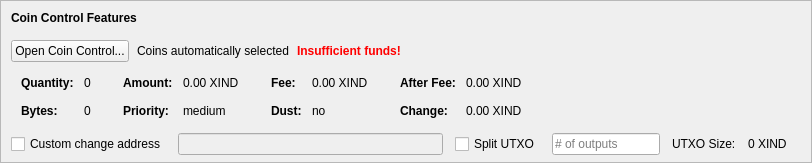
    <widget class="QFrame" name="frameCoinControl">
     <property name="sizePolicy">
      <sizepolicy hsizetype="Expanding" vsizetype="Expanding">
       <horstretch>0</horstretch>
       <verstretch>0</verstretch>
      </sizepolicy>
     </property>
     <property name="maximumSize">
      <size>
       <width>16777215</width>
       <height>16777215</height>
      </size>
     </property>
     <property name="frameShape">
      <enum>QFrame::StyledPanel</enum>
     </property>
     <property name="frameShadow">
      <enum>QFrame::Sunken</enum>
     </property>
     <layout class="QVBoxLayout" name="verticalLayoutCoinControl2">
      <property name="spacing">
       <number>0</number>
      </property>
      <property name="leftMargin">
       <number>0</number>
      </property>
      <property name="topMargin">
       <number>0</number>
      </property>
      <property name="rightMargin">
       <number>0</number>
      </property>
      <property name="bottomMargin">
       <number>6</number>
      </property>
      <item>
       <layout class="QVBoxLayout" name="verticalLayoutCoinControl" stretch="0,0,0,0,1">
        <property name="spacing">
         <number>0</number>
        </property>
        <property name="leftMargin">
         <number>10</number>
        </property>
        <property name="topMargin">
         <number>10</number>
        </property>
        <item>
         <layout class="QHBoxLayout" name="horizontalLayoutCoinControl1">
          <property name="bottomMargin">
           <number>15</number>
          </property>
          <item>
           <widget class="QLabel" name="labelCoinControlFeatures">
            <property name="sizePolicy">
             <sizepolicy hsizetype="Preferred" vsizetype="Maximum">
              <horstretch>0</horstretch>
              <verstretch>0</verstretch>
             </sizepolicy>
            </property>
            <property name="font">
             <font>
              <weight>75</weight>
              <bold>true</bold>
             </font>
            </property>
            <property name="styleSheet">
             <string notr="true">font-weight:bold;</string>
            </property>
            <property name="text">
             <string>Coin Control Features</string>
            </property>
           </widget>
          </item>
         </layout>
        </item>
        <item>
         <layout class="QHBoxLayout" name="horizontalLayoutCoinControl2" stretch="0,0,0,0">
          <property name="spacing">
           <number>8</number>
          </property>
          <property name="bottomMargin">
           <number>10</number>
          </property>
          <item>
           <widget class="QPushButton" name="pushButtonCoinControl">
            <property name="styleSheet">
             <string notr="true"/>
            </property>
            <property name="text">
             <string>Open Coin Control...</string>
            </property>
            <property name="autoDefault">
             <bool>false</bool>
            </property>
           </widget>
          </item>
          <item>
           <widget class="QLabel" name="labelCoinControlAutomaticallySelected">
            <property name="text">
             <string>Coins automatically selected</string>
            </property>
            <property name="margin">
             <number>5</number>
            </property>
           </widget>
          </item>
          <item>
           <widget class="QLabel" name="labelCoinControlInsuffFunds">
            <property name="font">
             <font>
              <weight>75</weight>
              <bold>true</bold>
             </font>
            </property>
            <property name="styleSheet">
             <string notr="true">color:red;font-weight:bold;</string>
            </property>
            <property name="text">
             <string>Insufficient funds!</string>
            </property>
            <property name="margin">
             <number>5</number>
            </property>
           </widget>
          </item>
          <item>
           <spacer name="horizontalSpacerCoinControl">
            <property name="orientation">
             <enum>Qt::Horizontal</enum>
            </property>
            <property name="sizeHint" stdset="0">
             <size>
              <width>40</width>
              <height>1</height>
             </size>
            </property>
           </spacer>
          </item>
         </layout>
        </item>
        <item>
         <widget class="QWidget" name="widgetCoinControl" native="true">
          <property name="sizePolicy">
           <sizepolicy hsizetype="Preferred" vsizetype="Preferred">
            <horstretch>0</horstretch>
            <verstretch>0</verstretch>
           </sizepolicy>
          </property>
          <property name="minimumSize">
           <size>
            <width>0</width>
            <height>0</height>
           </size>
          </property>
          <property name="styleSheet">
           <string notr="true"/>
          </property>
          <layout class="QHBoxLayout" name="horizontalLayoutCoinControl5">
           <property name="leftMargin">
            <number>0</number>
           </property>
           <property name="topMargin">
            <number>0</number>
           </property>
           <property name="rightMargin">
            <number>0</number>
           </property>
           <property name="bottomMargin">
            <number>0</number>
           </property>
           <item>
            <layout class="QHBoxLayout" name="horizontalLayoutCoinControl3" stretch="0,0,0,1">
             <property name="spacing">
              <number>20</number>
             </property>
             <property name="topMargin">
              <number>0</number>
             </property>
             <property name="bottomMargin">
              <number>10</number>
             </property>
             <item>
              <layout class="QFormLayout" name="formLayoutCoinControl1">
               <property name="horizontalSpacing">
                <number>10</number>
               </property>
               <property name="verticalSpacing">
                <number>14</number>
               </property>
               <property name="leftMargin">
                <number>10</number>
               </property>
               <property name="topMargin">
                <number>4</number>
               </property>
               <property name="rightMargin">
                <number>6</number>
               </property>
               <item row="0" column="0">
                <widget class="QLabel" name="labelCoinControlQuantityText">
                 <property name="font">
                  <font>
                   <weight>75</weight>
                   <bold>true</bold>
                  </font>
                 </property>
                 <property name="text">
                  <string>Quantity:</string>
                 </property>
                 <property name="margin">
                  <number>0</number>
                 </property>
                </widget>
               </item>
               <item row="0" column="1">
                <widget class="QLabel" name="labelCoinControlQuantity">
                 <property name="cursor">
                  <cursorShape>IBeamCursor</cursorShape>
                 </property>
                 <property name="contextMenuPolicy">
                  <enum>Qt::ActionsContextMenu</enum>
                 </property>
                 <property name="text">
                  <string notr="true">0</string>
                 </property>
                 <property name="margin">
                  <number>0</number>
                 </property>
                 <property name="textInteractionFlags">
                  <set>Qt::LinksAccessibleByMouse|Qt::TextSelectableByKeyboard|Qt::TextSelectableByMouse</set>
                 </property>
                </widget>
               </item>
               <item row="1" column="0">
                <widget class="QLabel" name="labelCoinControlBytesText">
                 <property name="font">
                  <font>
                   <weight>75</weight>
                   <bold>true</bold>
                  </font>
                 </property>
                 <property name="text">
                  <string>Bytes:</string>
                 </property>
                </widget>
               </item>
               <item row="1" column="1">
                <widget class="QLabel" name="labelCoinControlBytes">
                 <property name="cursor">
                  <cursorShape>IBeamCursor</cursorShape>
                 </property>
                 <property name="contextMenuPolicy">
                  <enum>Qt::ActionsContextMenu</enum>
                 </property>
                 <property name="text">
                  <string notr="true">0</string>
                 </property>
                 <property name="textInteractionFlags">
                  <set>Qt::LinksAccessibleByMouse|Qt::TextSelectableByKeyboard|Qt::TextSelectableByMouse</set>
                 </property>
                </widget>
               </item>
              </layout>
             </item>
             <item>
              <layout class="QFormLayout" name="formLayoutCoinControl2">
               <property name="horizontalSpacing">
                <number>10</number>
               </property>
               <property name="verticalSpacing">
                <number>14</number>
               </property>
               <property name="leftMargin">
                <number>6</number>
               </property>
               <property name="topMargin">
                <number>4</number>
               </property>
               <property name="rightMargin">
                <number>6</number>
               </property>
               <item row="0" column="0">
                <widget class="QLabel" name="labelCoinControlAmountText">
                 <property name="font">
                  <font>
                   <weight>75</weight>
                   <bold>true</bold>
                  </font>
                 </property>
                 <property name="text">
                  <string>Amount:</string>
                 </property>
                 <property name="margin">
                  <number>0</number>
                 </property>
                </widget>
               </item>
               <item row="0" column="1">
                <widget class="QLabel" name="labelCoinControlAmount">
                 <property name="cursor">
                  <cursorShape>IBeamCursor</cursorShape>
                 </property>
                 <property name="contextMenuPolicy">
                  <enum>Qt::ActionsContextMenu</enum>
                 </property>
                 <property name="text">
                  <string notr="true">0.00 XIND</string>
                 </property>
                 <property name="textInteractionFlags">
                  <set>Qt::LinksAccessibleByMouse|Qt::TextSelectableByKeyboard|Qt::TextSelectableByMouse</set>
                 </property>
                </widget>
               </item>
               <item row="1" column="0">
                <widget class="QLabel" name="labelCoinControlPriorityText">
                 <property name="font">
                  <font>
                   <weight>75</weight>
                   <bold>true</bold>
                  </font>
                 </property>
                 <property name="text">
                  <string>Priority:</string>
                 </property>
                </widget>
               </item>
               <item row="1" column="1">
                <widget class="QLabel" name="labelCoinControlPriority">
                 <property name="cursor">
                  <cursorShape>IBeamCursor</cursorShape>
                 </property>
                 <property name="contextMenuPolicy">
                  <enum>Qt::ActionsContextMenu</enum>
                 </property>
                 <property name="text">
                  <string>medium</string>
                 </property>
                 <property name="textInteractionFlags">
                  <set>Qt::LinksAccessibleByMouse|Qt::TextSelectableByKeyboard|Qt::TextSelectableByMouse</set>
                 </property>
                </widget>
               </item>
              </layout>
             </item>
             <item>
              <layout class="QFormLayout" name="formLayoutCoinControl3">
               <property name="horizontalSpacing">
                <number>10</number>
               </property>
               <property name="verticalSpacing">
                <number>14</number>
               </property>
               <property name="leftMargin">
                <number>6</number>
               </property>
               <property name="topMargin">
                <number>4</number>
               </property>
               <property name="rightMargin">
                <number>6</number>
               </property>
               <item row="0" column="0">
                <widget class="QLabel" name="labelCoinControlFeeText">
                 <property name="font">
                  <font>
                   <weight>75</weight>
                   <bold>true</bold>
                  </font>
                 </property>
                 <property name="text">
                  <string>Fee:</string>
                 </property>
                 <property name="margin">
                  <number>0</number>
                 </property>
                </widget>
               </item>
               <item row="0" column="1">
                <widget class="QLabel" name="labelCoinControlFee">
                 <property name="cursor">
                  <cursorShape>IBeamCursor</cursorShape>
                 </property>
                 <property name="contextMenuPolicy">
                  <enum>Qt::ActionsContextMenu</enum>
                 </property>
                 <property name="text">
                  <string notr="true">0.00 XIND</string>
                 </property>
                 <property name="textInteractionFlags">
                  <set>Qt::LinksAccessibleByMouse|Qt::TextSelectableByKeyboard|Qt::TextSelectableByMouse</set>
                 </property>
                </widget>
               </item>
               <item row="1" column="0">
                <widget class="QLabel" name="labelCoinControlLowOutputText">
                 <property name="font">
                  <font>
                   <weight>75</weight>
                   <bold>true</bold>
                  </font>
                 </property>
                 <property name="text">
                  <string>Dust:</string>
                 </property>
                </widget>
               </item>
               <item row="1" column="1">
                <widget class="QLabel" name="labelCoinControlLowOutput">
                 <property name="cursor">
                  <cursorShape>IBeamCursor</cursorShape>
                 </property>
                 <property name="contextMenuPolicy">
                  <enum>Qt::ActionsContextMenu</enum>
                 </property>
                 <property name="text">
                  <string>no</string>
                 </property>
                 <property name="textInteractionFlags">
                  <set>Qt::LinksAccessibleByMouse|Qt::TextSelectableByKeyboard|Qt::TextSelectableByMouse</set>
                 </property>
                </widget>
               </item>
              </layout>
             </item>
             <item>
              <layout class="QFormLayout" name="formLayoutCoinControl4">
               <property name="horizontalSpacing">
                <number>10</number>
               </property>
               <property name="verticalSpacing">
                <number>14</number>
               </property>
               <property name="leftMargin">
                <number>6</number>
               </property>
               <property name="topMargin">
                <number>4</number>
               </property>
               <property name="rightMargin">
                <number>6</number>
               </property>
               <item row="0" column="0">
                <widget class="QLabel" name="labelCoinControlAfterFeeText">
                 <property name="font">
                  <font>
                   <weight>75</weight>
                   <bold>true</bold>
                  </font>
                 </property>
                 <property name="text">
                  <string>After Fee:</string>
                 </property>
                 <property name="margin">
                  <number>0</number>
                 </property>
                </widget>
               </item>
               <item row="0" column="1">
                <widget class="QLabel" name="labelCoinControlAfterFee">
                 <property name="cursor">
                  <cursorShape>IBeamCursor</cursorShape>
                 </property>
                 <property name="contextMenuPolicy">
                  <enum>Qt::ActionsContextMenu</enum>
                 </property>
                 <property name="text">
                  <string notr="true">0.00 XIND</string>
                 </property>
                 <property name="textInteractionFlags">
                  <set>Qt::LinksAccessibleByMouse|Qt::TextSelectableByKeyboard|Qt::TextSelectableByMouse</set>
                 </property>
                </widget>
               </item>
               <item row="1" column="0">
                <widget class="QLabel" name="labelCoinControlChangeText">
                 <property name="font">
                  <font>
                   <weight>75</weight>
                   <bold>true</bold>
                  </font>
                 </property>
                 <property name="text">
                  <string>Change:</string>
                 </property>
                </widget>
               </item>
               <item row="1" column="1">
                <widget class="QLabel" name="labelCoinControlChange">
                 <property name="cursor">
                  <cursorShape>IBeamCursor</cursorShape>
                 </property>
                 <property name="contextMenuPolicy">
                  <enum>Qt::ActionsContextMenu</enum>
                 </property>
                 <property name="text">
                  <string notr="true">0.00 XIND</string>
                 </property>
                 <property name="textInteractionFlags">
                  <set>Qt::LinksAccessibleByMouse|Qt::TextSelectableByKeyboard|Qt::TextSelectableByMouse</set>
                 </property>
                </widget>
               </item>
              </layout>
             </item>
            </layout>
           </item>
          </layout>
         </widget>
        </item>
        <item>
         <layout class="QHBoxLayout" name="horizontalLayoutCoinControl4" stretch="0,0,0,0,0,0,0">
          <property name="spacing">
           <number>12</number>
          </property>
          <property name="sizeConstraint">
           <enum>QLayout::SetDefaultConstraint</enum>
          </property>
          <property name="topMargin">
           <number>5</number>
          </property>
          <property name="rightMargin">
           <number>5</number>
          </property>
          <item>
           <widget class="QCheckBox" name="checkBoxCoinControlChange">
            <property name="toolTip">
             <string>If this is activated, but the change address is empty or invalid, change will be sent to a newly generated address.</string>
            </property>
            <property name="text">
             <string>Custom change address</string>
            </property>
           </widget>
          </item>
          <item>
           <widget class="QValidatedLineEdit" name="lineEditCoinControlChange">
            <property name="enabled">
             <bool>false</bool>
            </property>
            <property name="sizePolicy">
             <sizepolicy hsizetype="Expanding" vsizetype="Fixed">
              <horstretch>0</horstretch>
              <verstretch>0</verstretch>
             </sizepolicy>
            </property>
           </widget>
          </item>
          <item>
           <widget class="QCheckBox" name="splitBlockCheckBox">
            <property name="text">
             <string>Split UTXO</string>
            </property>
           </widget>
          </item>
          <item>
           <widget class="QLineEdit" name="splitBlockLineEdit">
            <property name="sizePolicy">
             <sizepolicy hsizetype="Fixed" vsizetype="Fixed">
              <horstretch>50</horstretch>
              <verstretch>0</verstretch>
             </sizepolicy>
            </property>
            <property name="placeholderText">
             <string># of outputs</string>
            </property>
           </widget>
          </item>
          <item>
           <widget class="QLabel" name="labelBlockSizeText">
            <property name="text">
             <string>UTXO Size:</string>
            </property>
           </widget>
          </item>
          <item>
           <widget class="QLabel" name="labelBlockSize">
            <property name="text">
             <string>0 XIND</string>
            </property>
           </widget>
          </item>
          <item>
           <widget class="QLabel" name="labelCoinControlChangeLabel">
            <property name="sizePolicy">
             <sizepolicy hsizetype="Preferred" vsizetype="Expanding">
              <horstretch>0</horstretch>
              <verstretch>0</verstretch>
             </sizepolicy>
            </property>
            <property name="minimumSize">
             <size>
              <width>0</width>
              <height>0</height>
             </size>
            </property>
            <property name="text">
             <string/>
            </property>
            <property name="margin">
             <number>3</number>
            </property>
           </widget>
          </item>
         </layout>
        </item>
        <item>
         <spacer name="verticalSpacerCoinControl">
          <property name="orientation">
           <enum>Qt::Vertical</enum>
          </property>
          <property name="sizeHint" stdset="0">
           <size>
            <width>800</width>
            <height>1</height>
           </size>
          </property>
         </spacer>
        </item>
       </layout>
      </item>
     </layout>
    </widget>
